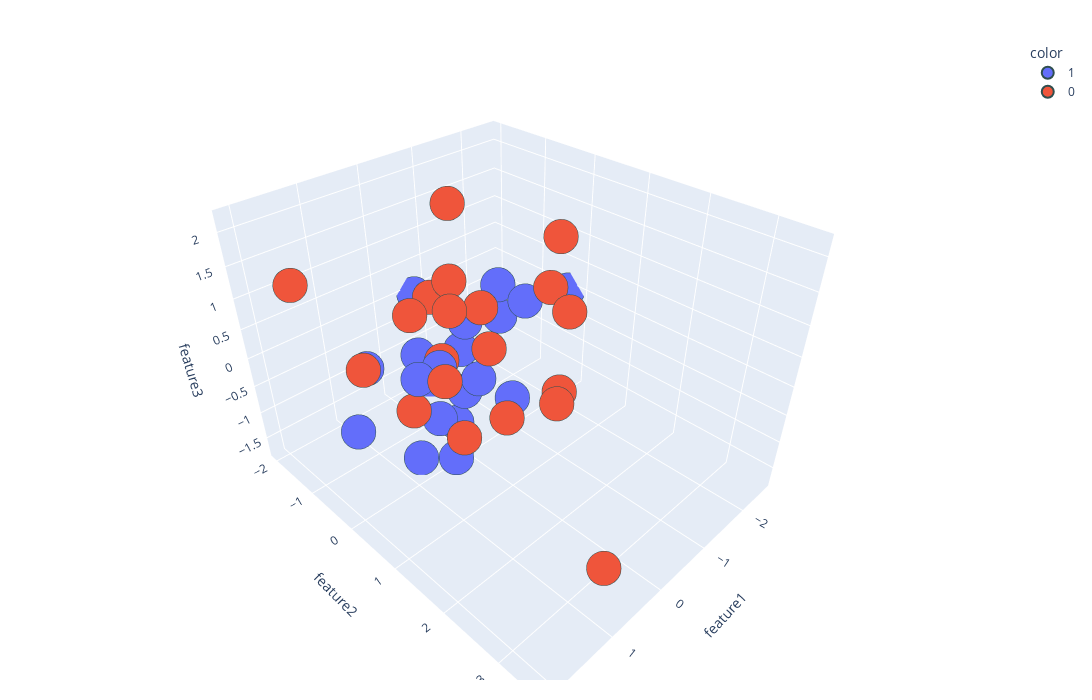

The cell this chart's notebook holds for it:
### Code cell
import plotly.express as px
#y_train_trf = y_train.astype(str)
fig = px.scatter_3d(df, x=df['feature1'], y=df['feature2'], z=df['feature3'],
              color=df['target'].astype('str'))
fig.update_traces(marker=dict(size=12,
                              line=dict(width=2,
                                        color='DarkSlateGrey')),
                  selector=dict(mode='markers'))
fig.update_layout(width=1100, height=700, margin=dict(l=20, r=20, b=20, t=40))

fig.show()

### Figure 1 — Plotly figure (JSON) as saved in the notebook; plotly's stock layout.template omitted (floating-point values rounded to 4 significant figures)
{"data": [{"hovertemplate": "color=1<br>feature1=%{x}<br>feature2=%{y}<br>feature3=%{z}<extra></extra>", "legendgroup": "1", "marker": {"color": "#636efa", "line": {"color": "DarkSlateGrey", "width": 2}, "size": 12, "symbol": "circle"}, "mode": "markers", "name": "1", "scene": "scene", "showlegend": true, "type": "scatter3d", "x": [-0.7008, -0.01146, 1.342, -2.571, -0.09748, -0.6694, 0.204, -1.263, -0.1685, -0.4191, -1.247, -0.7474, 0.4504, 0.8585, 0.535, -1.987, -0.213, -0.3991, 0.729, 1.171], "y": [-1.526, -0.04693, -0.9627, -0.2996, -0.3822, -1.998, -0.4152, -0.01819, -1.349, 0.5537, -0.5939, -0.9667, 0.2299, -0.002939, 0.07385, -1.336, 0.04901, -0.427, -0.2741, -0.7715], "z": [-1.749, -0.6496, -1.184, -0.05404, -1.504, -0.04268, -1.27, 0.4054, -0.7067, -0.6696, 0.4613, -0.6934, -1.511, 0.0538, 0.127, -0.7643, -0.4713, 0.2358, -1.662, 0.002171]}, {"hovertemplate": "color=0<br>feature1=%{x}<br>feature2=%{y}<br>feature3=%{z}<extra></extra>", "legendgroup": "0", "marker": {"color": "#EF553B", "line": {"color": "DarkSlateGrey", "width": 2}, "size": 12, "symbol": "circle"}, "mode": "markers", "name": "0", "scene": "scene", "showlegend": true, "type": "scatter3d", "x": [-0.2245, 0.8671, 1.566, -1.012, 2.09, -1.595, -0.04273, 1.087, 0.8783, -0.125, 0.2608, -1.278, -1.048, 1.38, 0.4069, 0.5042, 0.7146, -0.2004, 0.2756, 0.6999], "y": [-1.011, 0.9358, -0.2199, 0.955, -0.7576, 0.1966, 0.8235, 3.557, 0.6099, 0.3877, 0.05408, 0.6401, 1.055, 1.394, -0.0237, 0.9326, -0.2619, -0.4509, 2.035, -0.3895], "z": [0.4913, -0.4264, 0.461, -0.662, 1.731, 0.5941, -0.6776, -0.6577, 0.3496, 0.2769, 1.386, 1.701, 0.7745, 1.991, 0.1348, 1.459, 0.9107, 2.183, 0.4423, -0.8169]}], "layout": {"height": 700, "legend": {"title": {"text": "color"}, "tracegroupgap": 0}, "margin": {"b": 20, "l": 20, "r": 20, "t": 40}, "scene": {"domain": {"x": [0, 1], "y": [0, 1]}, "xaxis": {"title": {"text": "feature1"}}, "yaxis": {"title": {"text": "feature2"}}, "zaxis": {"title": {"text": "feature3"}}}, "width": 1100}}
